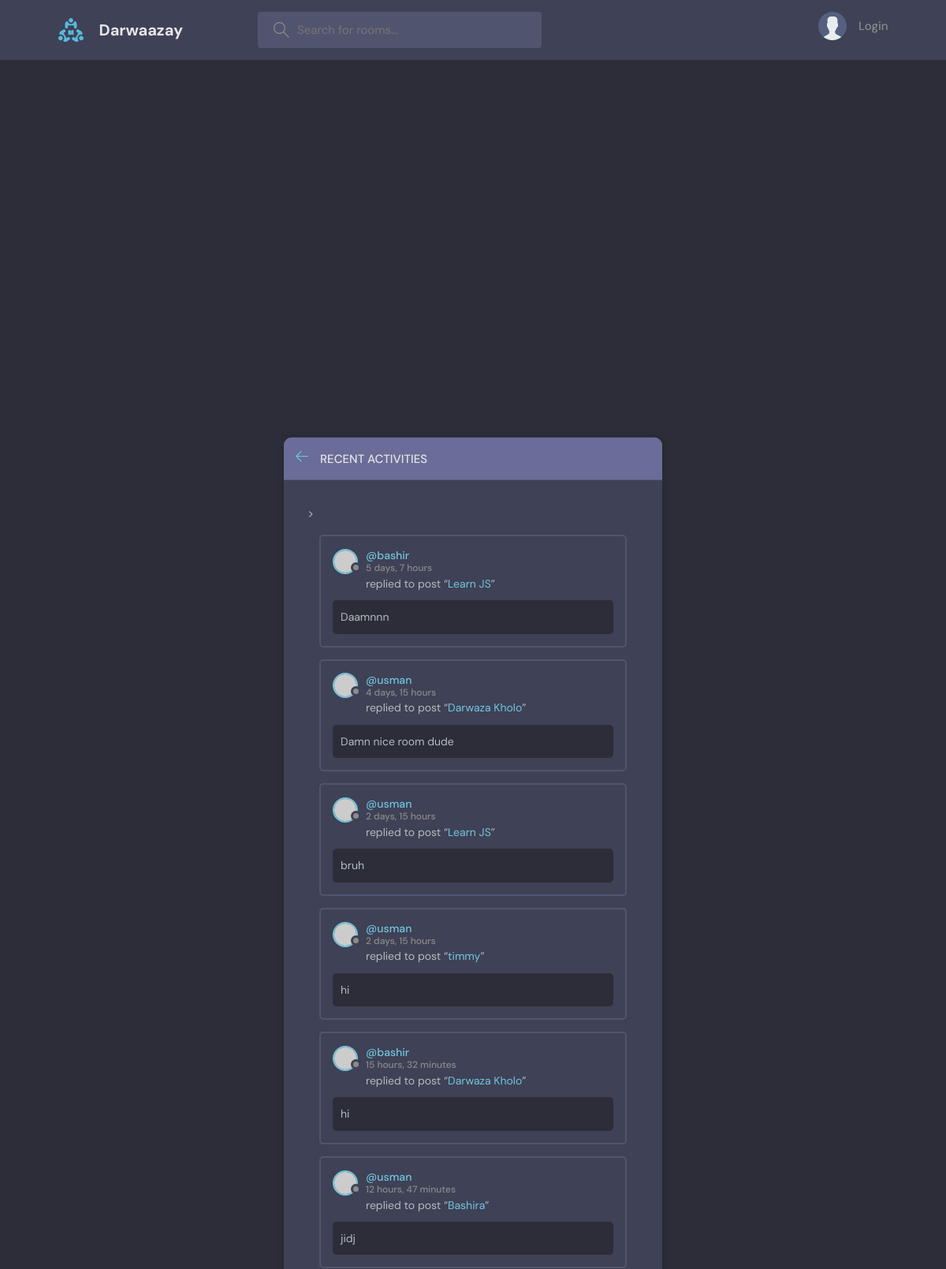
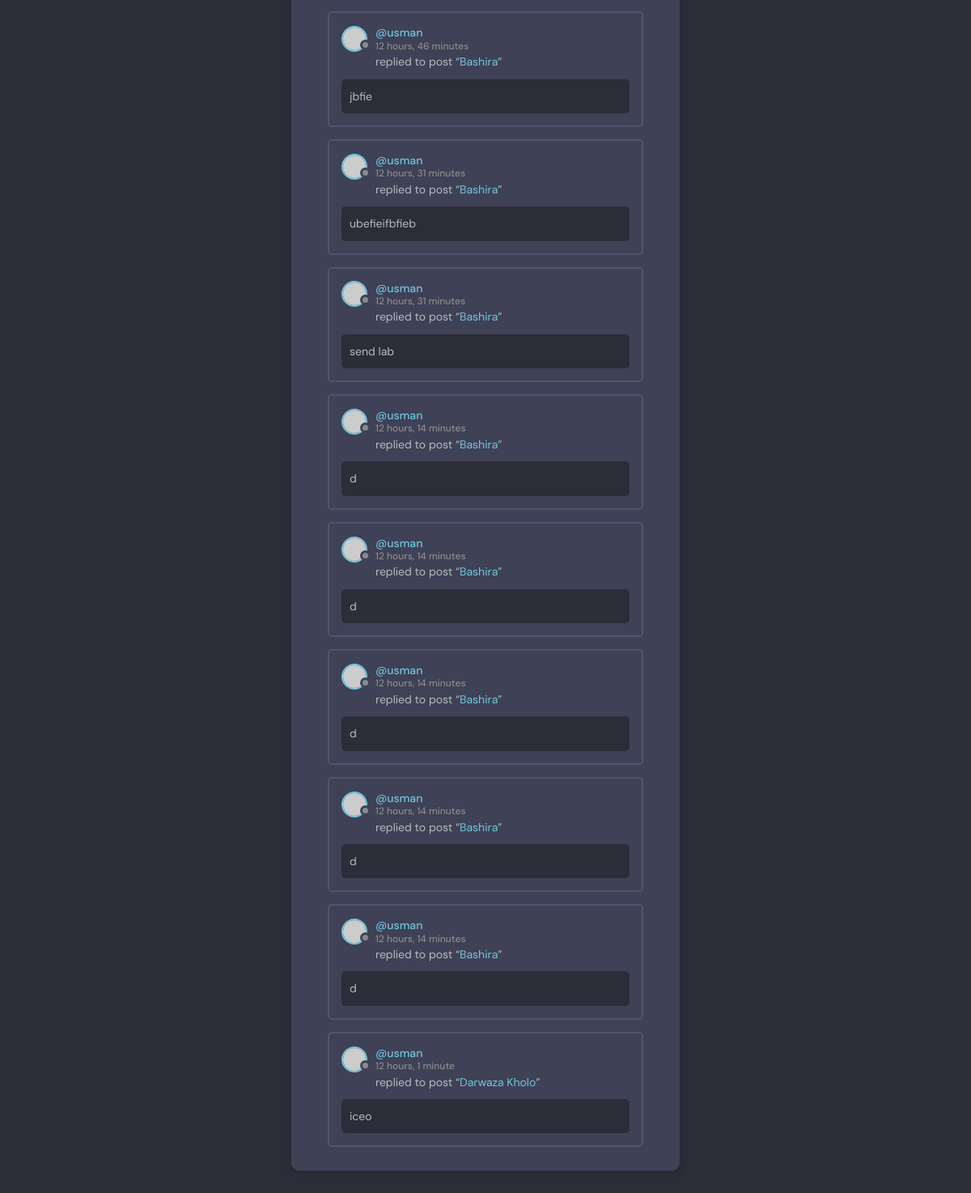
The page /activity/ on the database its author committed (2 pictures, top to bottom).
### doors/models.py (models this page shows, shortened)
class Message(models.Model):
    user = models.ForeignKey(User, on_delete=models.CASCADE)
    room = models.ForeignKey(Room, on_delete=models.CASCADE)
    body = models.TextField()
    updated = models.DateTimeField(auto_now=True)
    created = models.DateTimeField(auto_now_add=True)
    def __str__(self):
        return self.body[0:50]

class Room(models.Model):
    host = models.ForeignKey(User, on_delete=models.SET_NULL, null=True)
    topic = models.ForeignKey(Topic, on_delete=models.SET_NULL, null=True)
    name = models.CharField(max_length=200)
    participants = models.ManyToManyField(User, related_name='participants', blank=True)
    description = models.TextField(null=True, blank=True)
    updated = models.DateTimeField(auto_now=True)
    created = models.DateTimeField(auto_now_add=True)
    class Meta:
        ordering = ['-updated', '-created']

### doors/views.py (the view)
# urls.py: path('activity/', views.activityPage, name='activity'),
def activityPage(request):
    room_messages = models.Message.objects.all()
    context = {'room_messages':room_messages}
    return render(request, 'doors/activity.html', context)

### doors/templates/doors/activity.html (shortened to what this page needs)
{% extends 'main.html' %}
{% block content %}
    <main class="layout">
      <div class="container">
        <div class="layout__box">
          <div class="layout__boxHeader">
            <div class="layout__boxTitle">
              <a href="{% url 'home' %}">
                <svg version="1.1" xmlns="http://www.w3.org/2000/svg" width="32" height="32" viewBox="0 0 32 32">
                  <title>arrow-left</title>
                  <path
                    d="M13.723 2.286l-13.723 13.714 13.719 13.714 1.616-1.611-10.96-10.96h27.625v-2.286h-27.625l10.965-10.965-1.616-1.607z"
                  ></path>
                </svg>
              </a>
              <h3>Recent Activities</h3>
            </div>
          </div>
          <div class="activities-page layout__body">
            <div class="activities__list scroll">>
              {% for message in room_messages %}
                <div class="activities__box">
                  <div class="activities__boxHeader roomListRoom__header">
                    <a href="{% url 'user-profile' message.user.id %}" class="roomListRoom__author">
                      <div class="avatar avatar--small">
                        <img src="https://randomuser.me/api/portraits/women/11.jpg" />
                      </div>
                      <p>
                        @{{message.user.username}}
                        <span>{{message.created|timesince}}</span>
                      </p>
                    </a>
                  </div>
                  <div class="activities__boxContent">
                    <p>replied to post “<a href="{% url 'room' message.room.id %}">{{message.room.name}}</a>”</p>
                    <div class="activities__boxRoomContent">
                      {{message}}
                    </div>
                  </div>
                </div>
              {% endfor %}
            </div>
          </div>
        </div>
      </div>
    </main>
{% endblock %}

### static/styles/style.css (style rules this page uses)
:root { --color-main: #71c6dd; --color-main-light: #e1f6fb; --color-dark: #3f4156; --color-dark-medium: #51546e; --color-dark-light: #696d97; --color-light: #e5e5e5; --color-gray: #8b8b8b; --color-light-gray: #b2bdbd; --color-bg: #2d2d39; --color-success: #5dd693; --color-error: #fc4b0b; }
* { font-family: "DM Sans", -apple-system, BlinkMacSystemFont, "Segoe UI", Roboto, Oxygen, Ubuntu, Cantarell, "Open Sans", "Helvetica Neue", sans-serif; margin: 0; padding: 0; box-sizing: border-box; text-rendering: optimizeLegibility; font-size: inherit; }
html { font-size: 56.25%; }
@media only screen and (min-width: 1200px) { html { font-size: 62.5%; } }
body { line-height: 1.6; font-weight: 400; font-size: 1.5rem; color: var(--color-light-gray); background-color: var(--color-bg); min-height: 100vh; }
img { width: 100%; }
a { display: inline-block; color: var(--color-main); text-decoration: none; }
.container { max-width: 120rem; width: 90%; margin: auto; }
.avatar { position: relative; display: inline-block; border-radius: 50%; border: 2px solid var(--color-main); }
.avatar img { display: block; border-radius: 50%; object-fit: cover; object-position: center; }
.avatar::after { content: ""; display: block; position: absolute; background-color: var(--color-gray); z-index: 111; border-radius: 50%; border: 0.3rem solid var(--color-dark); }
.avatar.avatar--small img { width: 2.8rem; height: 2.8rem; }
.avatar.avatar--small:after { width: 0.7rem; height: 0.7rem; bottom: 0px; right: -6px; }
.layout { margin-top: 2.4rem; }
.layout > .container { display: flex; justify-content: space-between; align-items: flex-start; }
.layout__box { width: 90%; max-width: 48rem; min-height: 40rem; position: absolute; top: 50%; left: 50%; transform: translate(-50%, -46%); background-color: var(--color-dark); border-radius: 1rem; box-shadow: 1px 1px 6px 3px rgba(0, 0, 0, 0.1); overflow: hidden; }
.layout__boxHeader { display: flex; padding: 1.5rem; background-color: var(--color-dark-light); }
.layout__boxTitle { display: flex; gap: 1.5rem; align-items: center; }
.layout__boxTitle h3 { text-transform: uppercase; font-weight: 500; color: var(--color-light); }
.layout__boxTitle svg { width: 1.6rem; height: 1.6rem; fill: var(--color-main); }
.layout__body { margin: 3rem; }
.roomListRoom__header { display: flex; justify-content: space-between; align-items: center; }
.roomListRoom__author { font-weight: 500; display: flex; align-items: center; gap: 1rem; }
.activities__box { margin: 1.5rem; padding: 1.5rem; border: 2px solid var(--color-dark-medium); border-radius: 5px; }
.activities__boxHeader p { font-size: 1.4rem; line-height: 1.3; }
.activities__boxHeader p span { color: var(--color-gray); font-size: 1.2rem; display: block; }
.activities__boxContent { margin-left: 4.2rem; }
.activities__boxContent { font-size: 1.4rem; }
.activities__boxRoomContent { background: var(--color-bg); padding: 1rem; border-radius: 5px; margin-top: 1rem; margin-left: -4.2rem; }
.activities__list { height: 70vh; overflow-y: scroll; padding-bottom: 0; }

### rows shown on the page
Message: user.username "bashir", created "5 days, 7 hours", room.name "Learn JS", body "Daamnnn"
Message: user.username "usman", created "4 days, 15 hours", room.name "Darwaza Kholo", body "Damn nice room dude"
Message: user.username "usman", created "2 days, 15 hours", room.name "Learn JS", body "bruh"
Message: user.username "usman", created "2 days, 15 hours", room.name "timmy", body "hi"
Message: user.username "bashir", created "15 hours, 32 minutes", room.name "Darwaza Kholo", body "hi"
Message: user.username "usman", created "12 hours, 47 minutes", room.name "Bashira", body "jidj"
Message: user.username "usman", created "12 hours, 46 minutes", room.name "Bashira", body "jbfie"
Message: user.username "usman", created "12 hours, 31 minutes", room.name "Bashira", body "ubefieifbfieb"
Message: user.username "usman", created "12 hours, 31 minutes", room.name "Bashira", body "send lab"
Message: user.username "usman", created "12 hours, 14 minutes", room.name "Bashira", body "d"
Message: user.username "usman", created "12 hours, 14 minutes", room.name "Bashira", body "d"
Message: user.username "usman", created "12 hours, 14 minutes", room.name "Bashira", body "d"
Message: user.username "usman", created "12 hours, 14 minutes", room.name "Bashira", body "d"
Message: user.username "usman", created "12 hours, 14 minutes", room.name "Bashira", body "d"
Message: user.username "usman", created "12 hours, 1 minute", room.name "Darwaza Kholo", body "iceo"
